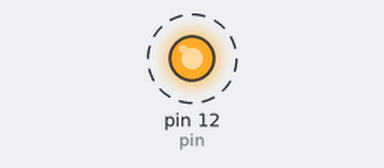
This sketch was run on a simulated Arduino Uno, built with avr-gcc and run on an emulated ATmega328P. On the bench: output pins drawn as LEDs (lit = HIGH). Dashed ring = blinking.

Above: at 0.5 s.
Timing chart, 0 to 4.6 s (numbered marks = the images above):
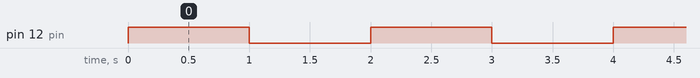

Measured:
- by itself, pin 12 (pin): alternates HIGH for 1.0 s and LOW for 1.0 s

The sketch:

tone-scale.ino
```cpp
int pin = 12;
void setup() {
pinMode(12,OUTPUT);
}


void loop() {
  // no need to repeat the melody.
    // iterate over the notes of the melody:
/*    tone(pin, 261, 1000);
  delay(1000);
    tone(pin, 277);
  delay(1000);
    tone(pin, 294, 1000);
  delay(1000);
    tone(pin, 311, 1000);
  delay(1000);
    tone(pin, 330, 1000);
  delay(1000);
    tone(pin, 349, 1000);
  delay(1000);
    tone(pin, 370, 1000);
  delay(1000);
    tone(pin, 392, 1000);
  delay(1000);
    tone(pin, 415, 1000);
  delay(1000);
    tone(pin, 450, 1000);
  delay(1000);

*/

digitalWrite(12,HIGH);
delay(1000);
digitalWrite(12,LOW);
delay(1000);
}
```
